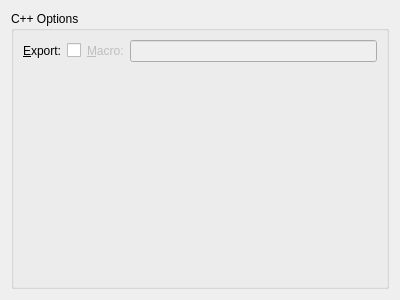
<ui version="4.0" >
 <class>Form</class>
 <widget class="QWidget" name="Form" >
  <property name="geometry" >
   <rect>
    <x>0</x>
    <y>0</y>
    <width>400</width>
    <height>300</height>
   </rect>
  </property>
  <layout class="QVBoxLayout" name="verticalLayout" >
   <item>
    <widget class="QGroupBox" name="groupBox" >
     <property name="title" >
      <string>C++ Options</string>
     </property>
     <layout class="QGridLayout" name="gridLayout" >
      <item row="0" column="0" >
       <widget class="QLabel" name="label_4" >
        <property name="text" >
         <string>&amp;Export:</string>
        </property>
        <property name="alignment" >
         <set>Qt::AlignRight|Qt::AlignTrailing|Qt::AlignVCenter</set>
        </property>
        <property name="buddy" >
         <cstring>exportCheckBox</cstring>
        </property>
       </widget>
      </item>
      <item row="0" column="1" >
       <layout class="QHBoxLayout" name="horizontalLayout_4" >
        <item>
         <widget class="QCheckBox" name="exportCheckBox" >
          <property name="text" >
           <string/>
          </property>
         </widget>
        </item>
        <item>
         <widget class="QWidget" native="1" name="widget" >
          <property name="enabled" >
           <bool>false</bool>
          </property>
          <layout class="QHBoxLayout" name="horizontalLayout_2" >
           <property name="margin" >
            <number>0</number>
           </property>
           <item>
            <widget class="QLabel" name="label_3" >
             <property name="text" >
              <string>&amp;Macro:</string>
             </property>
             <property name="buddy" >
              <cstring>exportMacroLineEdit</cstring>
             </property>
            </widget>
           </item>
           <item>
            <widget class="QLineEdit" name="exportMacroLineEdit" />
           </item>
          </layout>
         </widget>
        </item>
       </layout>
      </item>
      <item row="1" column="1" >
       <spacer name="verticalSpacer" >
        <property name="orientation" >
         <enum>Qt::Vertical</enum>
        </property>
        <property name="sizeHint" stdset="0" >
         <size>
          <width>20</width>
          <height>205</height>
         </size>
        </property>
       </spacer>
      </item>
     </layout>
    </widget>
   </item>
  </layout>
 </widget>
 <customwidgets>
  <customwidget>
   <class>QLineEdit</class>
   <extends>QLineEdit</extends>
   <header>klineedit.h</header>
  </customwidget>
 </customwidgets>
 <resources/>
 <connections/>
</ui>
